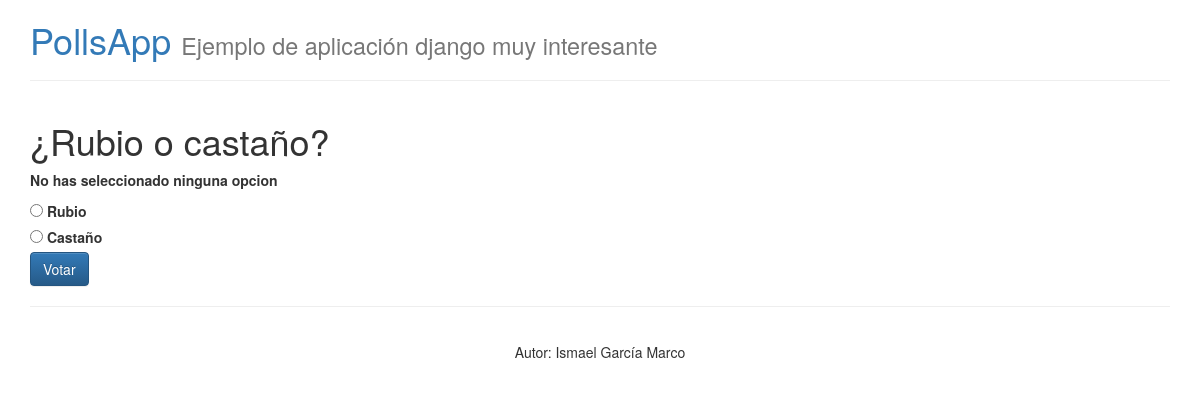
/polls/2/vote/, run on the app's committed database.
### polls/models.py (models this page shows, shortened)
class Question(models.Model):
	question_text = models.CharField(max_length=200)
	pub_date = models.DateTimeField('date published')

class Choice(models.Model):
	question = models.ForeignKey(Question)
	choice_text = models.CharField(max_length=200)
	votes = models.IntegerField(default=0)

### polls/views.py (the view, shortened to what this page needs)
# urls.py: url(r'^(?P<question_id>\d+)/vote/$', views.vote, name='vote'),
def vote(request, question_id):
	question = get_object_or_404(Question, pk=question_id)
	try:
		selected_choice = question.choice_set.get(pk=request.POST['choice'])
	except (KeyError, Choice.DoesNotExist):
		context = {
			'question' : question,
			'error_message' : 'No has seleccionado ninguna opcion',
		}
		return render(request, 'detail.html', context)

### polls/context_processor.py (called while the page is built)
def SiteInfo(request):
	return {
		'site_title' : settings.SITE_TITLE,
		'site_subtitle' : settings.SITE_SUBTITLE,
		'site_credits' : settings.SITE_CREDITS,
	}

def LastActivity(request):
	result = {}
	if 'votes' in request.session:
		pks_list = request.session['votes']
		questions = list(Question.objects.filter(pk__in=pks_list))
		questions.sort(key=lambda t: pks_list.index(t.pk))
		result['last_questions'] = questions
	return result

### polls/templates/detail.html (shortened to what this page needs)
{% extends "layouts/main.html" %}
{% block content %}
<h1>{{question.question_text}}</h1>
{% if error_message %}
	<p>
		<strong>
			{{error_message}}
		</strong>
	</p>
{% endif %}
<form action="{% url 'vote' question.id %}" method="POST">
	{% for choice in question.choice_set.all %}
		<input type="radio" name="choice" id="choice{{forloop.counter}}" value="{{choice.id}}">
		<label for="choice{{forloop.counter}}">{{choice.choice_text}}</label><br/>
	{% endfor %}
	<input type="submit" value="Votar" class="btn btn-primary">
</form>
{% endblock %}

### data on the page
Question: question_text "¿Rubio o castaño?"
Choice: choice_text "Rubio"
Choice: choice_text "Castaño"

### other printed values
{{ site_title }} "PollsApp"
{{ site_subtitle }} "Ejemplo de aplicación django muy interesante"
{{ error_message }} "No has seleccionado ninguna opcion"
{{ site_credits }} "Autor: Ismael García Marco"
